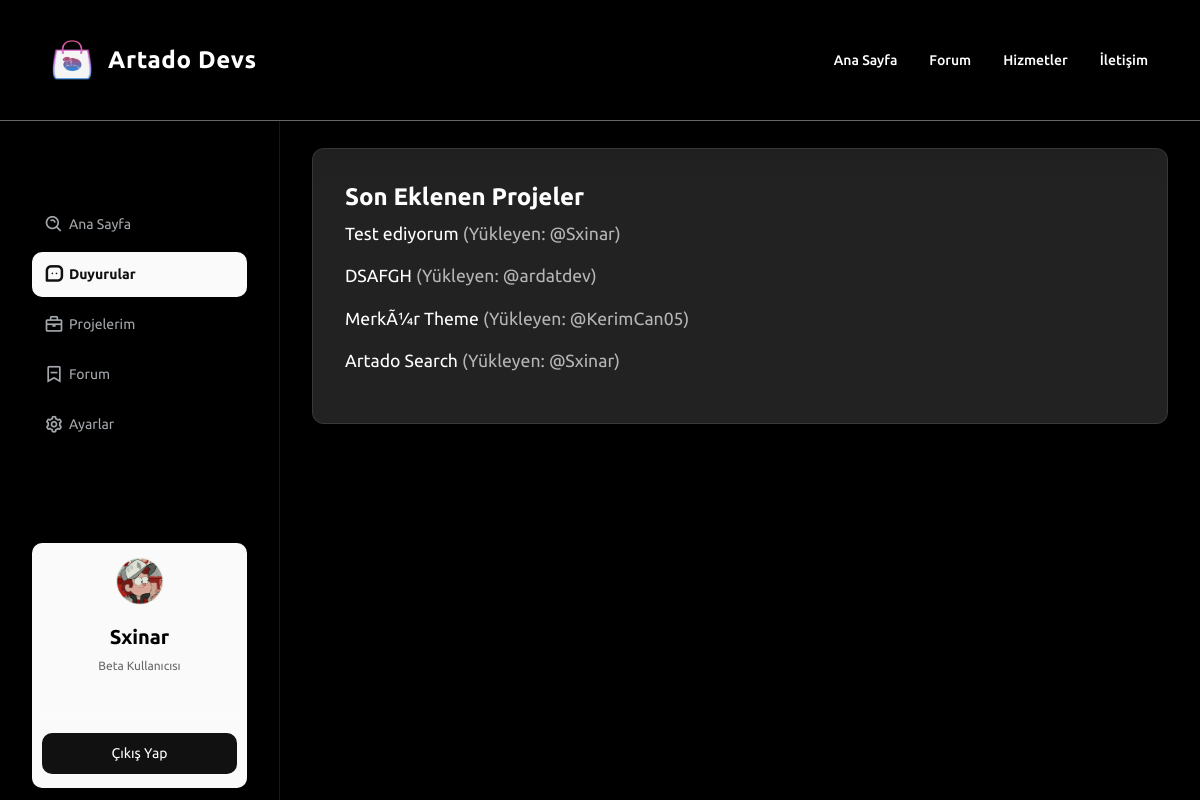
/user/duyuru.php (signed in), run on the app's committed database.
### tables this page shows
CREATE TABLE `users` (
  `id` int(11) NOT NULL,
  `username` varchar(255) NOT NULL,
  `email` varchar(255) NOT NULL,
  `password` varchar(255) NOT NULL,
  `profile_photo` varchar(255) DEFAULT NULL,
  `two_factor_enabled` tinyint(1) DEFAULT 0,
  `two_factor_secret` varchar(255) DEFAULT NULL,
  `role` enum('user','admin') DEFAULT 'user'
);

CREATE TABLE `projects` (
  `id` int(11) NOT NULL,
  `user_id` int(11) DEFAULT NULL,
  `title` varchar(255) NOT NULL,
  `description` text DEFAULT NULL,
  `version` varchar(255) DEFAULT NULL,
  `features` text DEFAULT NULL,
  `file_path` varchar(255) DEFAULT NULL,
  `created_at` timestamp NOT NULL DEFAULT current_timestamp(),
  `updated_at` timestamp NOT NULL DEFAULT current_timestamp() ON UPDATE current_timestamp(),
  `project_link` text NOT NULL,
  `upload_date` datetime DEFAULT current_timestamp()
);

### user/duyuru.php (the view, shortened to what this page needs)
<?php
require_once '../includes/auth.php';
?>
<!DOCTYPE html>
<html lang="tr">
<head>
  <link href="https://cdn.jsdelivr.net/npm/tailwindcss@2.2.19/dist/tailwind.min.css" rel="stylesheet">
  <link href="https://cdn.jsdelivr.net/npm/bootstrap@5.3.0-alpha1/dist/css/bootstrap.min.css" rel="stylesheet">
  <link href='https://unpkg.com/boxicons@2.1.4/css/boxicons.min.css' rel='stylesheet'>
  <link rel="stylesheet" href="/css/admin.css">
</head>
<body class="bg-black text-white">
  <?php require_once '../header.php'; ?>
  <div class="sidebar">
    <div class="side-nav">
      <div class="item">
        <i class='bx bx-search-alt'></i>
        <a href="/user/">Ana Sayfa</a>
      </div>
      <div class="item active">
        <i class='bx bx-message-square-dots'></i>
        <a href="duyuru.php">Duyurular</a>
      </div>
      <div class="item">
        <i class='bx bx-briefcase'></i>
        <a href="projects">Projelerim</a>
      </div>
      <div class="item">
        <i class='bx bx-bookmark-minus'></i>
        <a href="https://forum.artado.xyz">Forum</a>
      </div>
      <div class="item">
        <i class='bx bx-cog'></i>
        <a href="settings">Ayarlar</a>
      </div>
    </div>
    <div class="side-profile">
      <div class="info">
        <img src="<?php echo $user['profile_photo']; ?>" alt="Profil Fotoğrafı" class="rounded-full w-16 h-16">
        <a class="text-xl font-semibold" style="  color: #000000;"><?php echo $user['username']; ?></a>
        <p>Beta Kullanıcısı</p>
      </div>
      <hr>
      <button><a href="../logout.php">Çıkış Yap</a></button>
    </div>
  </div>
<main>
    <div class="announcement-content">
    <section class="project-section">
      <h3 class="text-2xl text-white">Son Eklenen Projeler</h3>
      <?php
      $stmt = $db->query("SELECT p.title, u.username FROM projects p JOIN users u ON p.user_id = u.id ORDER BY p.created_at DESC LIMIT 5");
      $recent_projects = $stmt->fetchAll(PDO::FETCH_ASSOC);
      ?>
      <ul>
        <?php foreach ($recent_projects as $project): ?>
          <li><?php echo $project['title']; ?> <span>(Yükleyen: @<?php echo $project['username']; ?>)</span></li>
        <?php endforeach; ?>
      </ul>
    </section>
  </main>
</body>
</html>

### css/admin.css (style rules this page uses)
* { margin: 0; padding: 0; outline: none; box-sizing: border-box; font-family: "Ubuntu", sans-serif; }
a { text-decoration: none; color: #111; font-size: 14px; }
p { color: #a4a8ac; }
body { display: flex; height: 100vh; }
.sidebar { flex: 1; background: #111; padding: 20px; display: flex; flex-direction: column; justify-content: space-between; transition: all 0.3s ease; }
.sidebar .side-nav { display: flex; flex-direction: column; gap: 5px; }
.sidebar .side-nav .item { display: flex; align-items: center; gap: 5px; padding: 12px; border-radius: 10px; cursor: pointer; }
.sidebar .side-nav .item a { color: #a4a8ac; transition: all 0.3s ease; }
.sidebar .side-nav .item i { font-size: 20px; color: #a4a8ac; transition: all 0.3s ease; }
.sidebar .side-nav .item.active { background: #fafafa; }
.sidebar .side-nav .item.active a, .sidebar .side-nav .item.active i { color: #111; font-weight: bold; }
.sidebar .side-profile { background: #fafafa; padding: 14px 10px; border-radius: 10px; }
.sidebar .side-profile .info img { width: 48px; height: 48px; border-radius: 50%; object-fit: cover; }
.sidebar .side-profile .info { display: flex; flex-direction: column; align-items: center; }
.sidebar .side-profile .info a { font-weight: bold; margin-top: 8px; }
.sidebar .side-profile .info p { font-size: 12px; color: #666869; margin: 6px 0 25px; }
.sidebar .side-profile button { margin-top: 16px; width: 100%; border: none; padding: 10px; background: #111; color: #fafafa; border-radius: 10px; cursor: pointer; }
@media screen and (max-width: 1430px) { .sidebar .side-profile button { margin-top: 0; } }
@media screen and (max-width: 1200px) { .sidebar { position: absolute; z-index: 100; height: 100%; left: -172px; } }

### user/duyuru.php (style rules this page uses)
.announcement-content h3 { font-size: 1.5rem; font-weight: bold; margin-bottom: 0.5rem; }
a { color:rgb(255, 255, 255); text-decoration: none; }
:root { --pure-black: #0a0a0a; --pure-white: #ffffff; --dark-gray: #222222; --light-gray: #b5b5b5; --soft-gray: #333333; --border-color: rgba(255, 255, 255, 0.1); --hover-color: rgba(255, 255, 255, 0.3); }
html, body { height: 100%; margin: 0; background-color: var(--pure-black); color: var(--pure-white); font-family: 'Segoe UI', Tahoma, Geneva, Verdana, sans-serif; overflow-x: hidden; }
body { display: flex; flex-direction: column; min-height: 100vh; }
.sidebar { position: fixed; top: 20px; left: 0; width: 280px; height: 100vh; background-color: var(--dark); padding: 2rem; border-right: 1px solid var(--border-color); display: flex; flex-direction: column; border-radius: 0 10px 10px 0; z-index: 999; overflow-y: auto; }
main { margin-left: 280px; padding: 2rem; overflow-y: auto; flex: 1; transition: margin-left 0.3s ease; margin-top: 60px; }
.project-section { background-color: var(--dark-gray); border: 1px solid var(--border-color); border-radius: 12px; padding: 2rem; margin-top: 2rem; }
.project-section ul { list-style-type: none; padding-left: 0; }
.project-section ul li { color: var(--pure-white); font-size: 1.1rem; margin-bottom: 1rem; }
.project-section ul li span { color: var(--light-gray); font-weight: normal; }
.side-profile { margin-top: -20px; padding: 1.5rem; background-color: var(--dark-gray); border-radius: 10px; color: var(--pure-white); }
.side-profile .info { display: flex; align-items: center; justify-content: center; text-align: center; }
.side-profile .info img { border-radius: 50%; width: 64px; height: 64px; margin-bottom: 10px; }
.side-profile .info p { font-size: 0.9rem; color: var(--light-gray); margin-top: 5px; }

### data on the page
users: profile_photo (picture), username "Sxinar"
projects: title "Test ediyorum", user.username "Sxinar"
projects: title "DSAFGH", user.username "ardatdev"
projects: title "MerkÃ¼r Theme", user.username "KerimCan05"
projects: title "Artado Search", user.username "Sxinar"
